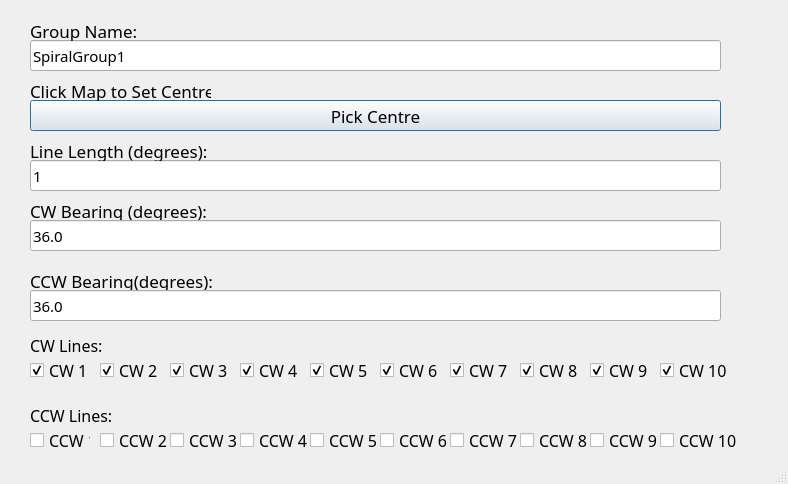
<?xml version="1.0" encoding="UTF-8"?>
<ui version="4.0">
 <class>SpiralGeneratorDialogBase</class>
 <widget class="QDialog" name="SpiralGeneratorDialogBase">
  <property name="geometry">
   <rect>
    <x>0</x>
    <y>0</y>
    <width>788</width>
    <height>484</height>
   </rect>
  </property>
  <property name="windowTitle">
   <string>Spiral Generator</string>
  </property>
  <property name="sizeGripEnabled">
   <bool>true</bool>
  </property>
  <property name="modal">
   <bool>true</bool>
  </property>
  <widget class="QLineEdit" name="group_name">
   <property name="geometry">
    <rect>
     <x>30</x>
     <y>40</y>
     <width>691</width>
     <height>31</height>
    </rect>
   </property>
   <property name="font">
    <font>
     <family>Ubuntu Sans</family>
     <pointsize>11</pointsize>
    </font>
   </property>
   <property name="text">
    <string>SpiralGroup1</string>
   </property>
  </widget>
  <widget class="QLabel" name="label_4">
   <property name="geometry">
    <rect>
     <x>30</x>
     <y>200</y>
     <width>181</width>
     <height>21</height>
    </rect>
   </property>
   <property name="font">
    <font>
     <family>Ubuntu Sans</family>
     <pointsize>13</pointsize>
    </font>
   </property>
   <property name="text">
    <string>CW Bearing (degrees):</string>
   </property>
  </widget>
  <widget class="QCheckBox" name="checkBox_6">
   <property name="geometry">
    <rect>
     <x>380</x>
     <y>360</y>
     <width>61</width>
     <height>21</height>
    </rect>
   </property>
   <property name="font">
    <font>
     <family>Ubuntu Sans</family>
     <pointsize>12</pointsize>
    </font>
   </property>
   <property name="text">
    <string>CW 6</string>
   </property>
   <property name="checked">
    <bool>true</bool>
   </property>
  </widget>
  <widget class="QLabel" name="label_7">
   <property name="geometry">
    <rect>
     <x>30</x>
     <y>400</y>
     <width>151</width>
     <height>31</height>
    </rect>
   </property>
   <property name="font">
    <font>
     <family>Ubuntu Sans</family>
     <pointsize>12</pointsize>
    </font>
   </property>
   <property name="text">
    <string>CCW Lines: </string>
   </property>
  </widget>
  <widget class="QCheckBox" name="checkBox_16">
   <property name="geometry">
    <rect>
     <x>450</x>
     <y>430</y>
     <width>71</width>
     <height>21</height>
    </rect>
   </property>
   <property name="font">
    <font>
     <family>Ubuntu Sans</family>
     <pointsize>12</pointsize>
    </font>
   </property>
   <property name="text">
    <string>CCW 7</string>
   </property>
  </widget>
  <widget class="QCheckBox" name="checkBox_19">
   <property name="geometry">
    <rect>
     <x>520</x>
     <y>430</y>
     <width>71</width>
     <height>21</height>
    </rect>
   </property>
   <property name="font">
    <font>
     <family>Ubuntu Sans</family>
     <pointsize>12</pointsize>
    </font>
   </property>
   <property name="text">
    <string>CCW 8</string>
   </property>
  </widget>
  <widget class="QCheckBox" name="checkBox_10">
   <property name="geometry">
    <rect>
     <x>660</x>
     <y>360</y>
     <width>71</width>
     <height>21</height>
    </rect>
   </property>
   <property name="font">
    <font>
     <family>Ubuntu Sans</family>
     <pointsize>12</pointsize>
    </font>
   </property>
   <property name="text">
    <string>CW 10</string>
   </property>
   <property name="checked">
    <bool>true</bool>
   </property>
  </widget>
  <widget class="QLineEdit" name="min_point_dist">
   <property name="geometry">
    <rect>
     <x>30</x>
     <y>160</y>
     <width>691</width>
     <height>31</height>
    </rect>
   </property>
   <property name="font">
    <font>
     <family>Ubuntu Sans</family>
     <pointsize>11</pointsize>
    </font>
   </property>
   <property name="text">
    <string>1</string>
   </property>
  </widget>
  <widget class="QLabel" name="label_3">
   <property name="geometry">
    <rect>
     <x>30</x>
     <y>140</y>
     <width>181</width>
     <height>21</height>
    </rect>
   </property>
   <property name="font">
    <font>
     <family>Ubuntu Sans</family>
     <pointsize>13</pointsize>
    </font>
   </property>
   <property name="text">
    <string>Line Length (degrees):</string>
   </property>
  </widget>
  <widget class="QCheckBox" name="checkBox_14">
   <property name="geometry">
    <rect>
     <x>100</x>
     <y>430</y>
     <width>71</width>
     <height>21</height>
    </rect>
   </property>
   <property name="font">
    <font>
     <family>Ubuntu Sans</family>
     <pointsize>12</pointsize>
    </font>
   </property>
   <property name="text">
    <string>CCW 2</string>
   </property>
  </widget>
  <widget class="QCheckBox" name="checkBox_9">
   <property name="geometry">
    <rect>
     <x>590</x>
     <y>360</y>
     <width>61</width>
     <height>21</height>
    </rect>
   </property>
   <property name="font">
    <font>
     <family>Ubuntu Sans</family>
     <pointsize>12</pointsize>
    </font>
   </property>
   <property name="text">
    <string>CW 9</string>
   </property>
   <property name="checked">
    <bool>true</bool>
   </property>
  </widget>
  <widget class="QCheckBox" name="checkBox_7">
   <property name="geometry">
    <rect>
     <x>450</x>
     <y>360</y>
     <width>61</width>
     <height>21</height>
    </rect>
   </property>
   <property name="font">
    <font>
     <family>Ubuntu Sans</family>
     <pointsize>12</pointsize>
    </font>
   </property>
   <property name="text">
    <string>CW 7</string>
   </property>
   <property name="checked">
    <bool>true</bool>
   </property>
  </widget>
  <widget class="QLabel" name="label_5">
   <property name="geometry">
    <rect>
     <x>30</x>
     <y>270</y>
     <width>211</width>
     <height>21</height>
    </rect>
   </property>
   <property name="font">
    <font>
     <family>Ubuntu Sans</family>
     <pointsize>13</pointsize>
    </font>
   </property>
   <property name="text">
    <string>CCW Bearing(degrees):</string>
   </property>
  </widget>
  <widget class="QCheckBox" name="checkBox_15">
   <property name="geometry">
    <rect>
     <x>380</x>
     <y>430</y>
     <width>71</width>
     <height>21</height>
    </rect>
   </property>
   <property name="font">
    <font>
     <family>Ubuntu Sans</family>
     <pointsize>12</pointsize>
    </font>
   </property>
   <property name="text">
    <string>CCW 6</string>
   </property>
  </widget>
  <widget class="QCheckBox" name="checkBox_2">
   <property name="geometry">
    <rect>
     <x>100</x>
     <y>360</y>
     <width>61</width>
     <height>21</height>
    </rect>
   </property>
   <property name="font">
    <font>
     <family>Ubuntu Sans</family>
     <pointsize>12</pointsize>
    </font>
   </property>
   <property name="text">
    <string>CW 2</string>
   </property>
   <property name="checked">
    <bool>true</bool>
   </property>
  </widget>
  <widget class="QLineEdit" name="bearing_input_ccw">
   <property name="geometry">
    <rect>
     <x>30</x>
     <y>290</y>
     <width>691</width>
     <height>31</height>
    </rect>
   </property>
   <property name="font">
    <font>
     <family>Ubuntu Sans</family>
     <pointsize>11</pointsize>
    </font>
   </property>
   <property name="text">
    <string>36.0</string>
   </property>
   <property name="cursorPosition">
    <number>4</number>
   </property>
  </widget>
  <widget class="QCheckBox" name="checkBox_11">
   <property name="geometry">
    <rect>
     <x>660</x>
     <y>430</y>
     <width>81</width>
     <height>21</height>
    </rect>
   </property>
   <property name="font">
    <font>
     <family>Ubuntu Sans</family>
     <pointsize>12</pointsize>
    </font>
   </property>
   <property name="text">
    <string>CCW 10</string>
   </property>
  </widget>
  <widget class="QPushButton" name="pick_center_btn">
   <property name="geometry">
    <rect>
     <x>30</x>
     <y>100</y>
     <width>691</width>
     <height>31</height>
    </rect>
   </property>
   <property name="font">
    <font>
     <family>Ubuntu Sans</family>
     <pointsize>13</pointsize>
    </font>
   </property>
   <property name="text">
    <string>Pick Centre</string>
   </property>
  </widget>
  <widget class="QLabel" name="label">
   <property name="geometry">
    <rect>
     <x>30</x>
     <y>20</y>
     <width>111</width>
     <height>21</height>
    </rect>
   </property>
   <property name="font">
    <font>
     <family>Ubuntu Sans</family>
     <pointsize>13</pointsize>
    </font>
   </property>
   <property name="text">
    <string>Group Name:</string>
   </property>
  </widget>
  <widget class="QLineEdit" name="bearing_input_cw">
   <property name="geometry">
    <rect>
     <x>30</x>
     <y>220</y>
     <width>691</width>
     <height>31</height>
    </rect>
   </property>
   <property name="font">
    <font>
     <family>Ubuntu Sans</family>
     <pointsize>11</pointsize>
    </font>
   </property>
   <property name="autoFillBackground">
    <bool>false</bool>
   </property>
   <property name="styleSheet">
    <string notr="true">selection-background-color: qradialgradient(spread:pad, cx:0.5, cy:0.5, radius:0.5, fx:0.5, fy:0.5, stop:0 rgba(255, 255, 255, 255), stop:0.1 rgba(255, 255, 255, 255), stop:0.2 rgba(255, 176, 176, 167), stop:0.3 rgba(255, 151, 151, 92), stop:0.4 rgba(255, 125, 125, 51), stop:0.5 rgba(255, 76, 76, 205), stop:0.52 rgba(255, 76, 76, 205), stop:0.6 rgba(255, 180, 180, 84), stop:1 rgba(255, 255, 255, 0));</string>
   </property>
   <property name="text">
    <string>36.0</string>
   </property>
  </widget>
  <widget class="QCheckBox" name="checkBox_18">
   <property name="geometry">
    <rect>
     <x>240</x>
     <y>430</y>
     <width>71</width>
     <height>21</height>
    </rect>
   </property>
   <property name="font">
    <font>
     <family>Ubuntu Sans</family>
     <pointsize>12</pointsize>
    </font>
   </property>
   <property name="text">
    <string>CCW 4</string>
   </property>
  </widget>
  <widget class="QCheckBox" name="checkBox_13">
   <property name="geometry">
    <rect>
     <x>30</x>
     <y>430</y>
     <width>61</width>
     <height>21</height>
    </rect>
   </property>
   <property name="font">
    <font>
     <family>Ubuntu Sans</family>
     <pointsize>12</pointsize>
    </font>
   </property>
   <property name="text">
    <string>CCW 1</string>
   </property>
  </widget>
  <widget class="QCheckBox" name="checkBox_17">
   <property name="geometry">
    <rect>
     <x>590</x>
     <y>430</y>
     <width>71</width>
     <height>21</height>
    </rect>
   </property>
   <property name="font">
    <font>
     <family>Ubuntu Sans</family>
     <pointsize>12</pointsize>
    </font>
   </property>
   <property name="text">
    <string>CCW 9</string>
   </property>
  </widget>
  <widget class="QCheckBox" name="checkBox_20">
   <property name="geometry">
    <rect>
     <x>310</x>
     <y>430</y>
     <width>71</width>
     <height>21</height>
    </rect>
   </property>
   <property name="font">
    <font>
     <family>Ubuntu Sans</family>
     <pointsize>12</pointsize>
    </font>
   </property>
   <property name="text">
    <string>CCW 5</string>
   </property>
  </widget>
  <widget class="QCheckBox" name="checkBox_1">
   <property name="geometry">
    <rect>
     <x>30</x>
     <y>360</y>
     <width>61</width>
     <height>21</height>
    </rect>
   </property>
   <property name="font">
    <font>
     <family>Ubuntu Sans</family>
     <pointsize>12</pointsize>
    </font>
   </property>
   <property name="text">
    <string>CW 1</string>
   </property>
   <property name="checked">
    <bool>true</bool>
   </property>
  </widget>
  <widget class="QCheckBox" name="checkBox_12">
   <property name="geometry">
    <rect>
     <x>170</x>
     <y>430</y>
     <width>71</width>
     <height>21</height>
    </rect>
   </property>
   <property name="font">
    <font>
     <family>Ubuntu Sans</family>
     <pointsize>12</pointsize>
    </font>
   </property>
   <property name="text">
    <string>CCW 3</string>
   </property>
  </widget>
  <widget class="QCheckBox" name="checkBox_4">
   <property name="geometry">
    <rect>
     <x>240</x>
     <y>360</y>
     <width>61</width>
     <height>21</height>
    </rect>
   </property>
   <property name="font">
    <font>
     <family>Ubuntu Sans</family>
     <pointsize>12</pointsize>
    </font>
   </property>
   <property name="text">
    <string>CW 4</string>
   </property>
   <property name="checked">
    <bool>true</bool>
   </property>
  </widget>
  <widget class="QLabel" name="center_label">
   <property name="geometry">
    <rect>
     <x>30</x>
     <y>80</y>
     <width>181</width>
     <height>21</height>
    </rect>
   </property>
   <property name="font">
    <font>
     <family>Ubuntu Sans</family>
     <pointsize>13</pointsize>
    </font>
   </property>
   <property name="text">
    <string>Click Map to Set Centre: </string>
   </property>
  </widget>
  <widget class="QCheckBox" name="checkBox_8">
   <property name="geometry">
    <rect>
     <x>520</x>
     <y>360</y>
     <width>61</width>
     <height>21</height>
    </rect>
   </property>
   <property name="font">
    <font>
     <family>Ubuntu Sans</family>
     <pointsize>12</pointsize>
    </font>
   </property>
   <property name="text">
    <string>CW 8</string>
   </property>
   <property name="checked">
    <bool>true</bool>
   </property>
  </widget>
  <widget class="QLabel" name="label_6">
   <property name="geometry">
    <rect>
     <x>30</x>
     <y>330</y>
     <width>151</width>
     <height>31</height>
    </rect>
   </property>
   <property name="font">
    <font>
     <family>Ubuntu Sans</family>
     <pointsize>12</pointsize>
    </font>
   </property>
   <property name="text">
    <string>CW Lines: </string>
   </property>
  </widget>
  <widget class="QCheckBox" name="checkBox_5">
   <property name="geometry">
    <rect>
     <x>310</x>
     <y>360</y>
     <width>61</width>
     <height>21</height>
    </rect>
   </property>
   <property name="font">
    <font>
     <family>Ubuntu Sans</family>
     <pointsize>12</pointsize>
    </font>
   </property>
   <property name="text">
    <string>CW 5</string>
   </property>
   <property name="checked">
    <bool>true</bool>
   </property>
  </widget>
  <widget class="QCheckBox" name="checkBox_3">
   <property name="geometry">
    <rect>
     <x>170</x>
     <y>360</y>
     <width>61</width>
     <height>21</height>
    </rect>
   </property>
   <property name="font">
    <font>
     <family>Ubuntu Sans</family>
     <pointsize>12</pointsize>
    </font>
   </property>
   <property name="text">
    <string>CW 3</string>
   </property>
   <property name="checked">
    <bool>true</bool>
   </property>
  </widget>
  <widget class="QLabel" name="label_2">
   <property name="geometry">
    <rect>
     <x>200</x>
     <y>530</y>
     <width>311</width>
     <height>41</height>
    </rect>
   </property>
   <property name="text">
    <string/>
   </property>
  </widget>
 </widget>
 <resources/>
 <connections/>
</ui>
